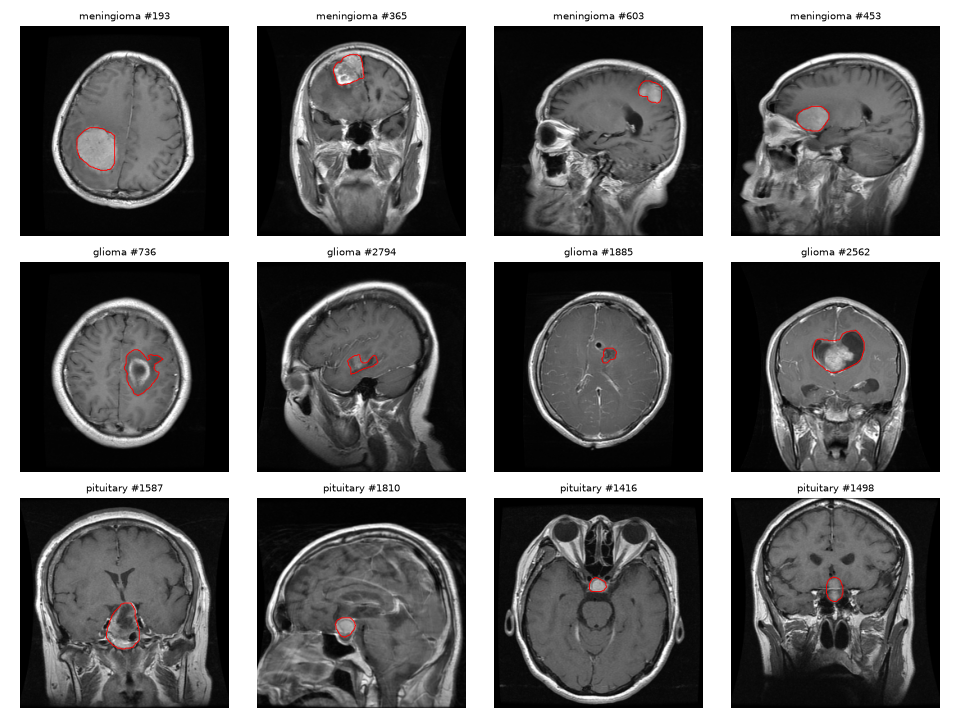
#> input picture project-log/experiments/EXP-001-data-pipeline/samples.png, 960 x 720 px
$ python -i demo.py   (imports and definitions only)
#> lines starting #> are read from the running program, lines starting #| are printed output that depends on the picture
### src/mediscan/data/figshare.py
"""Reader and converter for the Figshare brain tumor dataset (Cheng et al.).

Dataset: https://doi.org/10.6084/m9.figshare.1512427 (CC BY 4.0).
Each ``<idx>.mat`` file (MATLAB v7.3 / HDF5) holds a struct ``cjdata`` with
``label`` (1 meningioma, 2 glioma, 3 pituitary), ``PID``, ``image``,
``tumorBorder`` ([x1, y1, x2, y2, ...], 1-based planar coordinates) and
``tumorMask``.

Orientation: HDF5 stores MATLAB arrays column-major, so h5py returns the
*transpose* of the MATLAB array. We transpose ``image`` and ``tumorMask``
back. EXP-001 verifies this against the hand-drawn ``tumorBorder`` polygon.
"""

from __future__ import annotations

from dataclasses import dataclass
from pathlib import Path

import cv2
import h5py
import numpy as np

#: Figshare label (1..3) -> class index (0..2) and name.
LABEL_TO_INDEX: dict[int, int] = {1: 0, 2: 1, 3: 2}
CLASS_NAMES: tuple[str, ...] = ("meningioma", "glioma", "pituitary")


@dataclass(frozen=True)
class FigshareCase:
    """One slice read from a ``.mat`` file, in MATLAB (row, column) orientation."""

    index: int  # file number, 1..3064
    pid: str
    label: int  # 1..3 as stored in the file
    image: np.ndarray  # int16 / float, (H, W)
    mask: np.ndarray  # uint8 {0, 1}, (H, W)
    border_xy: np.ndarray  # float64, (K, 2), 1-based (x = column, y = row)

    @property
    def class_index(self) -> int:
        return LABEL_TO_INDEX[self.label]


def _decode_pid(arr: np.ndarray) -> str:
    return "".join(chr(int(c)) for c in arr.flatten()).strip()


# [39 lines left out: functions read_case, border_to_mask, iou, not called in this run]


def normalize_intensity(image: np.ndarray, low_pct: float = 0.5, high_pct: float = 99.5) -> np.ndarray:
    """Clip to per-image percentiles and scale to [0, 1] (float32).

    Percentile clipping (rather than plain min-max) limits the effect of a
    few very bright pixels, which vary a lot between scanners.
    """
    img = image.astype(np.float32)
    lo, hi = np.percentile(img, [low_pct, high_pct])
    if hi <= lo:
        return np.zeros_like(img)
    lo, hi = np.float32(lo), np.float32(hi)
    return np.clip((img - lo) / (hi - lo), 0.0, 1.0).astype(np.float32)


# [11 lines left out: function resize_pair, not called in this run]


def to_uint8(image01: np.ndarray) -> np.ndarray:
    """Convert a [0, 1] float image to uint8 with rounding."""
    return np.round(np.clip(image01, 0.0, 1.0) * 255.0).astype(np.uint8)


# [7 lines left out: function read_folds, not called in this run]

### src/mediscan/demo.py
"""M2 demo logic: one uploaded slice -> mask, uncertainty, routing decision, class, referral.

Pure functions around ``mediscan.pipeline.FoldModels`` so the Gradio app stays thin.
The policy parameters (temperatures, tau1, conformal thresholds) are the EXP-006
frozen-protocol values of one fold, fitted on that fold's validation data and exported by
``scripts/export_demo_params.py``. Research prototype, not a medical device.
"""

from __future__ import annotations

import json
from dataclasses import dataclass, field
from pathlib import Path
from typing import Any

import cv2
import numpy as np

from mediscan.data.figshare import normalize_intensity, to_uint8
from mediscan.metrics.cls import softmax

CLASS_NAMES = ("meningioma", "glioma", "pituitary")


def preprocess_upload(img: np.ndarray, size: int = 256, low_pct: float = 0.5, high_pct: float = 99.5) -> np.ndarray:
    """Any greyscale/RGB(A) image -> uint8 (size, size), exactly as the data pipeline (EXP-001, BDNeuro)."""
    img = np.asarray(img)
    if img.ndim == 3:
        if img.shape[2] == 4:
            img = cv2.cvtColor(img, cv2.COLOR_RGBA2GRAY)
        elif img.shape[2] == 3:
            img = cv2.cvtColor(img, cv2.COLOR_RGB2GRAY)
        else:
            img = img[..., 0]
    h, w = img.shape
    x = normalize_intensity(img, low_pct, high_pct)
    if (h, w) != (size, size):
        x = cv2.resize(x, (size, size), interpolation=cv2.INTER_AREA if max(h, w) > size else cv2.INTER_LINEAR)
    return to_uint8(x)


def load_params(path: Path) -> dict[str, Any]:
    return json.loads(Path(path).read_text(encoding="utf-8"))


@dataclass
class DemoResult:
    image: np.ndarray                 # uint8 (H, W), preprocessed input
    mask: np.ndarray                  # uint8 (H, W) reference mask (0.5 + largest component)
    uncertainty: np.ndarray           # float (H, W) entropy (bits) of the ensemble-mean probability
    u: float                          # image-level score (frozen EXP-006 score); NaN-filled
    tau1: float
    used_crop: bool
    probs: dict[str, np.ndarray]      # calibrated class probabilities per view, and "routed"
    pred: int
    confidence: float
    conformal_set: list[int]
    alpha: float
    refer: bool
    reason_route: str
    reason_refer: str
    extra: dict[str, Any] = field(default_factory=dict)


def _entropy_bits(p: np.ndarray) -> np.ndarray:
    p = np.clip(p, 1e-6, 1 - 1e-6)
    return -(p * np.log2(p) + (1 - p) * np.log2(1 - p))


# [74 lines left out: functions decide, analyse, overlay_mask, overlay_uncertainty, crop_box_view, not called in this run]

>>> import cv2
>>> picture = cv2.cvtColor(cv2.imread('../../project-log/experiments/EXP-001-data-pipeline/samples.png'), cv2.COLOR_BGR2RGB)
>>> result = preprocess_upload(picture)
#> in normalize_intensity, `lo, hi = np.percentile(img, [low_pct, high_pct])`: lo = 0; hi = 255
#> in preprocess_upload, `x = cv2.resize(x, (size, size), interpolation=cv2.INTER_AREA if max(h,..`:
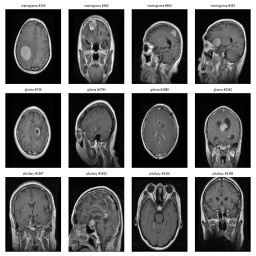
#> x: shape (256, 256) float32; min 0, max 1, mean 0.409
